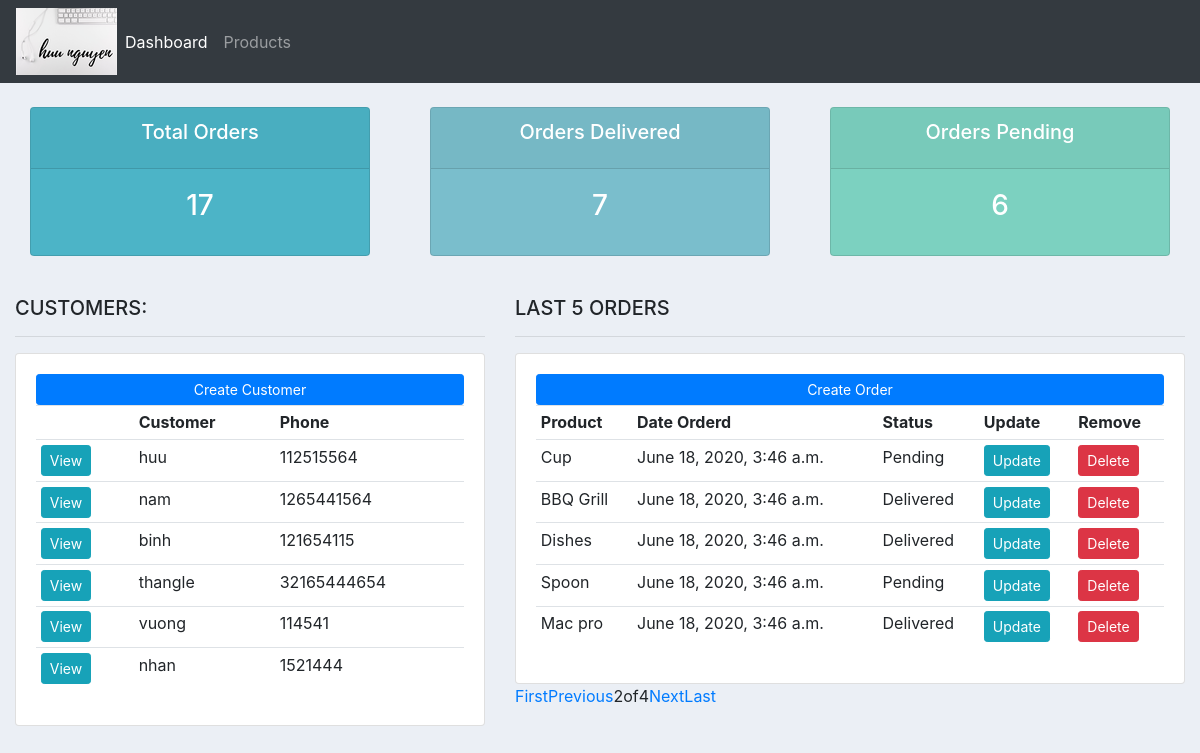
Screenshot of /?page=2 with the database file from the repository.
### database_crud/models.py (models this page shows, shortened)
class Customer(models.Model):
	name = models.CharField(max_length=200, null=True)
	phone = models.CharField(max_length=200, null=True)
	email = models.CharField(max_length=200, null=True)
	date_created = models.DateTimeField(auto_now_add=True, null=True)

class Order(models.Model):
	STATUS = (
			('Pending', 'Pending'),
			('Out for delivery', 'Out for delivery'),
			('Delivered', 'Delivered'),
			)
	customer = models.ForeignKey(Customer, null=True, on_delete= models.SET_NULL)
	product = models.ForeignKey(Product, null=True, on_delete= models.SET_NULL)
	date_created = models.DateTimeField(auto_now_add=True, null=True)
	status = models.CharField(max_length=200, null=True, choices=STATUS)

class Product(models.Model):
	CATEGORY = (
			('Indoor', 'Indoor'),
			('Out Door', 'Out Door'),
			)
	name = models.CharField(max_length=200, null=True)
	price = models.FloatField(null=True)
	category = models.CharField(max_length=200, null=True, choices=CATEGORY)
	description = models.CharField(max_length=200, null=True, blank=True)
	date_created = models.DateTimeField(auto_now_add=True, null=True)
	tags = models.ManyToManyField(Tag)
	def __str__(self):
		return self.name

### database_crud/views.py (the view)
# urls.py: 2. Add a URL to urlpatterns:  path('', views.home, name='home')
def home(request):
	orders = Order.objects.all().order_by('-id')
	customers = Customer.objects.all()
	total_customers = customers.count()
	total_orders = orders.count()
	delivered = orders.filter(status='Delivered').count()
	pending = orders.filter(status='Pending').count()
	paginator=Paginator(orders,5)
	page=request.GET.get('page') #?page=2
	orders=paginator.get_page(page)
	context = {
                'orders':orders,
                'customers':customers,
	            'total_orders':total_orders,
                'delivered':delivered,
	            'pending':pending
                }
	return render(request, 'pages/dashboard.html', context)

### database_crud/templates/pages/dashboard.html
{%  extends 'pages/main.html' %}
{% block content %}
{%  include 'pages/status.html' %}
<br>
<div class="row">
	<div class="col-md-5">
		<h5>CUSTOMERS:</h5>
		<hr>
		<div class="card card-body">
			<a class="btn btn-primary  btn-sm btn-block" href="{% url 'create_customer' %}">Create Customer</a>
			<table class="table table-sm">
				<tr>
					<th></th>
					<th>Customer</th>
					<th>Phone</th>
				</tr>
				{% for customer in customers %}
					<tr>
						<td><a class="btn btn-sm btn-info" href="{% url 'customer' customer.id %}">View</a></td>
						<td>{{customer.name}}</td>
						<td>{{customer.phone}}</td>
					</tr>
				{% endfor %}
			</table>
		</div>
	</div>
	<div class="col-md-7">
		<h5>LAST 5 ORDERS</h5>
		<hr>
		<div class="card card-body">
			<a class="btn btn-primary  btn-sm btn-block" href="{% url 'create_order' %}">Create Order</a>
			<table class="table table-sm">
				<tr>
					<th>Product</th>
					<th>Date Orderd</th>
					<th>Status</th>
					<th>Update</th>
					<th>Remove</th>
				</tr>
				{% for order in orders %}
					<tr>
						<td>{{order.product}}</td>
						<td>{{order.date_created}}</td>
						<td>{{order.status}}</td>
						<td><a class="btn btn-sm btn-info" href="{% url 'update_order' order.id %}">Update</a></td>
						<td><a class="btn btn-sm btn-danger" href="{% url 'delete_order' order.id %}">Delete</a></td>
					</tr>
				{% endfor %}
			</table>
		</div>
		<div class="pagination">
			{% if orders.has_previous %}
				<a href="?page=1">First</a>
				<br>
				<a href="?page={{ orders.previous_page_number }}">Previous</a>
				<br>
			{% endif %}
			<span>{{ orders.number }}</span>
			<span>of</span>
			<span>{{ orders.paginator.num_pages }}</span>
			{% if orders.has_next %}
				<a href="?page={{ orders.next_page_number }}">Next</a>
				<br>
				<a href="?page={{ orders.paginator.num_pages }}">Last</a>
			{% endif %}
		</div>
	</div>
</div>
{% endblock %}

### static/css/main.css (style rules this page uses)
body { background-color: #ebeff5; }

### rows the page displays
Customer: name "huu", phone "112515564"
Customer: name "nam", phone "1265441564"
Customer: name "binh", phone "121654115"
Customer: name "thangle", phone "32165444654"
Customer: name "vuong", phone "114541"
Customer: name "nhan", phone "1521444"
Order: product "Cup", date_created "June 18, 2020, 3:46 a.m.", status "Pending"
Order: product "BBQ Grill", date_created "June 18, 2020, 3:46 a.m.", status "Delivered"
Order: product "Dishes", date_created "June 18, 2020, 3:46 a.m.", status "Delivered"
Order: product "Spoon", date_created "June 18, 2020, 3:46 a.m.", status "Pending"
Order: product "Mac pro", date_created "June 18, 2020, 3:46 a.m.", status "Delivered"

### other values shown
{{ total_orders }} "17"
{{ delivered }} "7"
{{ pending }} "6"
{{ orders.number }} "2"
{{ orders.paginator.num_pages }} "4"
